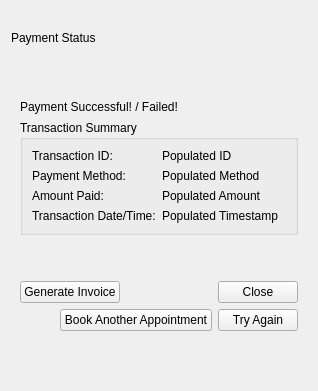
     <widget class="QWidget" name="pageStatus">
      <layout class="QGridLayout" name="gridLayout_4">
       <item row="0" column="0">
        <layout class="QVBoxLayout" name="verticalLayout_10">
         <item>
          <widget class="QLabel" name="logoLabel_12">
           <property name="text">
            <string/>
           </property>
           <property name="pixmap">
            <pixmap>C:/Users/LEVNOVO/Desktop/images/Image3.png</pixmap>
           </property>
          </widget>
         </item>
         <item>
          <widget class="QLabel" name="label_13">
           <property name="styleSheet">
            <string notr="true"/>
           </property>
           <property name="text">
            <string>Payment Status</string>
           </property>
          </widget>
         </item>
        </layout>
       </item>
       <item row="2" column="0">
        <layout class="QVBoxLayout" name="verticalLayoutPageStatus">
         <item>
          <widget class="QWidget" name="widgetActionButtons" native="true">
           <layout class="QVBoxLayout" name="verticalLayout_6">
            <item>
             <widget class="QLabel" name="labelStatusMessage">
              <property name="sizePolicy">
               <sizepolicy hsizetype="Preferred" vsizetype="Preferred">
                <horstretch>0</horstretch>
                <verstretch>0</verstretch>
               </sizepolicy>
              </property>
              <property name="text">
               <string>Payment Successful! / Failed!</string>
              </property>
             </widget>
            </item>
            <item>
             <widget class="QGroupBox" name="groupBoxTransactionSummary">
              <property name="title">
               <string>Transaction Summary</string>
              </property>
              <layout class="QFormLayout" name="formLayout_5">
               <item row="0" column="0">
                <widget class="QLabel" name="labelTransIdStatic">
                 <property name="text">
                  <string>Transaction ID:</string>
                 </property>
                </widget>
               </item>
               <item row="0" column="1">
                <widget class="QLabel" name="labelTransactionIdValue">
                 <property name="text">
                  <string>Populated ID</string>
                 </property>
                </widget>
               </item>
               <item row="1" column="0">
                <widget class="QLabel" name="labelTransMethodStatic">
                 <property name="text">
                  <string>Payment Method:</string>
                 </property>
                </widget>
               </item>
               <item row="1" column="1">
                <widget class="QLabel" name="labelPaymentMethodValue">
                 <property name="text">
                  <string>Populated Method</string>
                 </property>
                </widget>
               </item>
               <item row="2" column="0">
                <widget class="QLabel" name="labelTransAmountStatic">
                 <property name="text">
                  <string>Amount Paid:</string>
                 </property>
                </widget>
               </item>
               <item row="2" column="1">
                <widget class="QLabel" name="labelAmountPaidValue">
                 <property name="text">
                  <string>Populated Amount</string>
                 </property>
                </widget>
               </item>
               <item row="3" column="0">
                <widget class="QLabel" name="labelTransTimestampStatic">
                 <property name="text">
                  <string>Transaction Date/Time:</string>
                 </property>
                </widget>
               </item>
               <item row="3" column="1">
                <widget class="QLabel" name="labelTransactionTimestampValue">
                 <property name="text">
                  <string>Populated Timestamp</string>
                 </property>
                </widget>
               </item>
              </layout>
             </widget>
            </item>
            <item>
             <spacer name="verticalSpacer_10">
              <property name="orientation">
               <enum>Qt::Orientation::Vertical</enum>
              </property>
              <property name="sizeType">
               <enum>QSizePolicy::Policy::Fixed</enum>
              </property>
              <property name="sizeHint" stdset="0">
               <size>
                <width>20</width>
                <height>40</height>
               </size>
              </property>
             </spacer>
            </item>
            <item>
             <spacer name="verticalSpacerStatus">
              <property name="orientation">
               <enum>Qt::Orientation::Vertical</enum>
              </property>
              <property name="sizeType">
               <enum>QSizePolicy::Policy::Preferred</enum>
              </property>
              <property name="sizeHint" stdset="0">
               <size>
                <width>0</width>
                <height>0</height>
               </size>
              </property>
             </spacer>
            </item>
            <item>
             <layout class="QHBoxLayout" name="horizontalLayout_7">
              <item>
               <widget class="QPushButton" name="pushButtonGenerateInvoice">
                <property name="text">
                 <string>Generate Invoice</string>
                </property>
               </widget>
              </item>
              <item>
               <spacer name="horizontalSpacer_7">
                <property name="orientation">
                 <enum>Qt::Orientation::Horizontal</enum>
                </property>
                <property name="sizeHint" stdset="0">
                 <size>
                  <width>40</width>
                  <height>20</height>
                 </size>
                </property>
               </spacer>
              </item>
              <item>
               <widget class="QPushButton" name="pushButtonCloseStatus">
                <property name="text">
                 <string>Close</string>
                </property>
               </widget>
              </item>
             </layout>
            </item>
            <item>
             <layout class="QHBoxLayout" name="horizontalLayout_3">
              <item>
               <spacer name="horizontalSpacer">
                <property name="orientation">
                 <enum>Qt::Orientation::Horizontal</enum>
                </property>
                <property name="sizeType">
                 <enum>QSizePolicy::Policy::Minimum</enum>
                </property>
                <property name="sizeHint" stdset="0">
                 <size>
                  <width>40</width>
                  <height>20</height>
                 </size>
                </property>
               </spacer>
              </item>
              <item>
               <widget class="QPushButton" name="pushButtonBookAnother">
                <property name="text">
                 <string>Book Another Appointment</string>
                </property>
               </widget>
              </item>
              <item>
               <widget class="QPushButton" name="pushButtonTryAgain">
                <property name="text">
                 <string>Try Again</string>
                </property>
               </widget>
              </item>
             </layout>
            </item>
           </layout>
          </widget>
         </item>
        </layout>
       </item>
       <item row="1" column="0">
        <spacer name="verticalSpacer_9">
         <property name="orientation">
          <enum>Qt::Orientation::Vertical</enum>
         </property>
         <property name="sizeType">
          <enum>QSizePolicy::Policy::Fixed</enum>
         </property>
         <property name="sizeHint" stdset="0">
          <size>
           <width>20</width>
           <height>40</height>
          </size>
         </property>
        </spacer>
       </item>
       <item row="3" column="0">
        <spacer name="verticalSpacer_16">
         <property name="orientation">
          <enum>Qt::Orientation::Vertical</enum>
         </property>
         <property name="sizeHint" stdset="0">
          <size>
           <width>20</width>
           <height>40</height>
          </size>
         </property>
        </spacer>
       </item>
      </layout>
     </widget>
